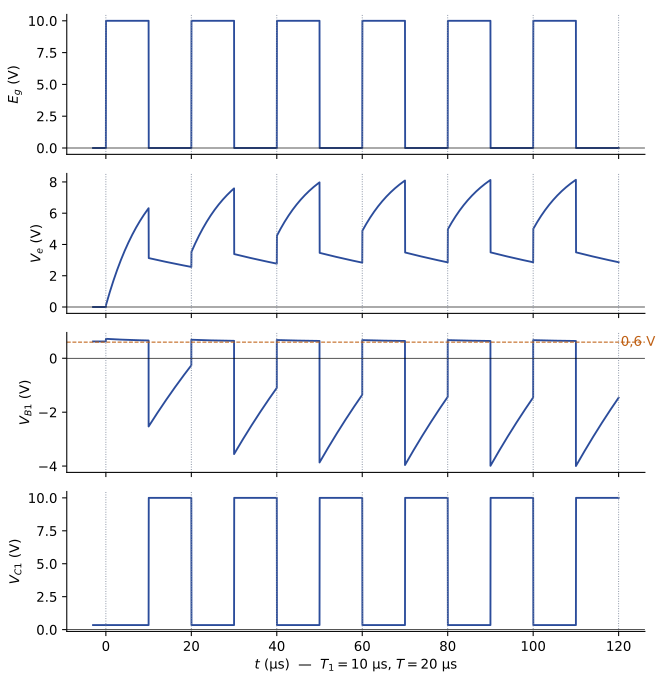

Write the Python code that produced this figure.
"""EANA1, partiels 2013-2014 (ex. II), 2014-2015 et 2015-2016 (ex. I) — transistor
commandé par un signal carré à travers C2. Simulation (Claude) du modèle de l'énoncé :
jonction base-émetteur VBE = 0,6 V en série avec rbe = 100 Ω, saturation VCEsat = 0,25 V
+ rsat = 10 Ω ; Vcc = 10 V, C2 = 1 nF, R1 = 1 kΩ, R2 = 40 kΩ, Rg = 10 kΩ, E = 10 V,
f = 50 kHz, rapport cyclique 0,5. Le transistor reste saturé dès que la jonction conduit
(beta = 50 ou 100 : même courbe)."""
import numpy as np
import matplotlib
matplotlib.use("Agg")
import matplotlib.pyplot as plt
plt.rcParams.update({"font.family": "sans-serif", "font.size": 10, "svg.fonttype": "none"})

Vcc, C, R1, R2, Rg, E = 10, 1e-9, 1e3, 40e3, 10e3, 10
VBE, rbe, rsat, Vces = 0.6, 100, 10, 0.25
T, T1, dt, N = 20e-6, 10e-6, 5e-9, 6


def base(uC, eg):
    """uC = VB1 - Ve (tension du condensateur) ; renvoie VB1, Ve, courant dans Rg, IB."""
    VB = ((eg + uC) / Rg + Vcc / R2 + VBE / rbe) / (1 / Rg + 1 / R2 + 1 / rbe)
    if VB < VBE:
        VB, IB = ((eg + uC) / Rg + Vcc / R2) / (1 / Rg + 1 / R2), 0.0
    else:
        IB = (VB - VBE) / rbe
    Ve = VB - uC
    return VB, Ve, (eg - Ve) / Rg, IB


VBrepos = (Vcc / R2 + VBE / rbe) / (1 / R2 + 1 / rbe)
uC = VBrepos
t = np.arange(-0.15 * T, N * T, dt)
EG, VB1, VE, VC1 = [], [], [], []
Icsat = (Vcc - Vces) / (R1 + rsat)
for tk in t:
    eg = E if tk >= 0 and (tk % T) < T1 else 0.0
    VB, Ve, i, IB = base(uC, eg)
    EG.append(eg); VB1.append(VB); VE.append(Ve)
    VC1.append(Vces + rsat * Icsat if 50 * IB >= Icsat else Vcc - R1 * 50 * IB)
    if tk >= 0:
        uC -= i / C * dt
t = t * 1e6
fig, axs = plt.subplots(4, 1, figsize=(7, 7.2), sharex=True)
for ax, (nom, y) in zip(axs, [("$E_g$ (V)", EG), ("$V_e$ (V)", VE), ("$V_{B1}$ (V)", VB1), ("$V_{C1}$ (V)", VC1)]):
    ax.plot(t, y, color="#2B4C9B", lw=1.4)
    ax.axhline(0, color="k", lw=0.5)
    ax.set_ylabel(nom)
    for k in range(N + 1):
        ax.axvline(k * T * 1e6, color="#7E889B", ls=":", lw=0.7)
    ax.spines[["top", "right"]].set_visible(False)
axs[2].axhline(0.6, color="#BF6014", ls="--", lw=0.8)
axs[2].text(N * T * 1e6 + 0.5, 0.6, "0,6 V", color="#BF6014", va="center")
axs[3].set_xlabel("$t$ (µs)  —  $T_1 = 10$ µs, $T = 20$ µs")
fig.tight_layout()
fig.savefig("ann1314-transistor-chronogrammes.svg")
